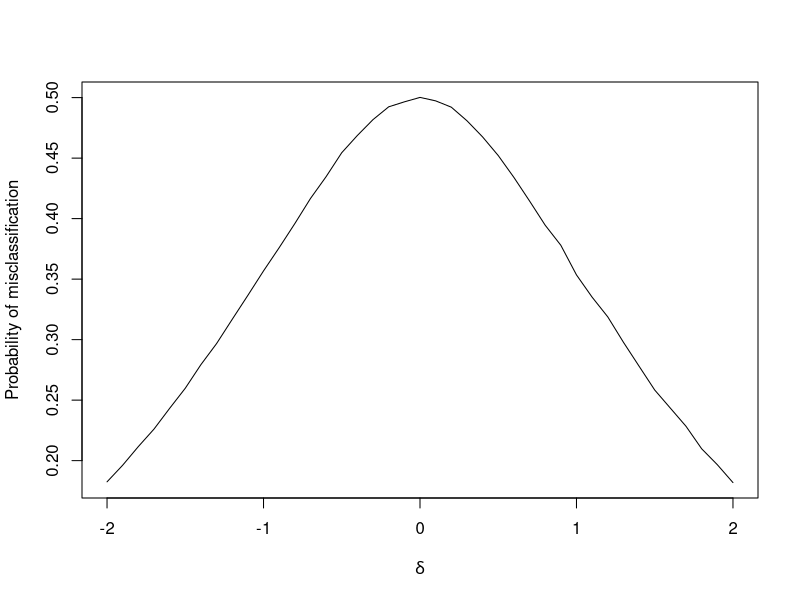

The R script that drew this image: (Note: this script raises an error after producing the figure.)
require(class)

misprobf<-NULL
for(delta in seq(-2,2,by=0.1))
{
    misprob<-NULL
    for(isimul in 1:1000)
    {

      n<-100
	x<-cbind(rnorm(n,0,1),rnorm(n,0,1))
      y<-cbind(rnorm(n,delta,1),rnorm(n,0,1))
	train <- rbind(x, y)
      m<-100
	z1<-cbind(rnorm(m,0,1),rnorm(m,0,1))
	z2<-cbind(rnorm(m,delta,1),rnorm(m,0,1))
	test <- rbind(z1, z2)
	cl <- factor(c(rep("Y",100), rep("Z",100)))
	ls<-knn(train, test, cl, k = 5, prob=FALSE)
	prob <- 1-sum(ls==cl)/length(cl)
	misprob<-c(misprob,prob)
   }
  misprobf<-rbind(misprobf,mean(misprob))
  allprob<-cbind(delta,misprobf)
}

delta<-seq(-2,2,by=0.1)
plot(delta, misprobf, type="l", xlab=expression(delta), ylab="Probability of misclassification")
write.table(allprob, file="c:/users/solabukky/desktop/5NN normal loc.txt", row.names=F)
